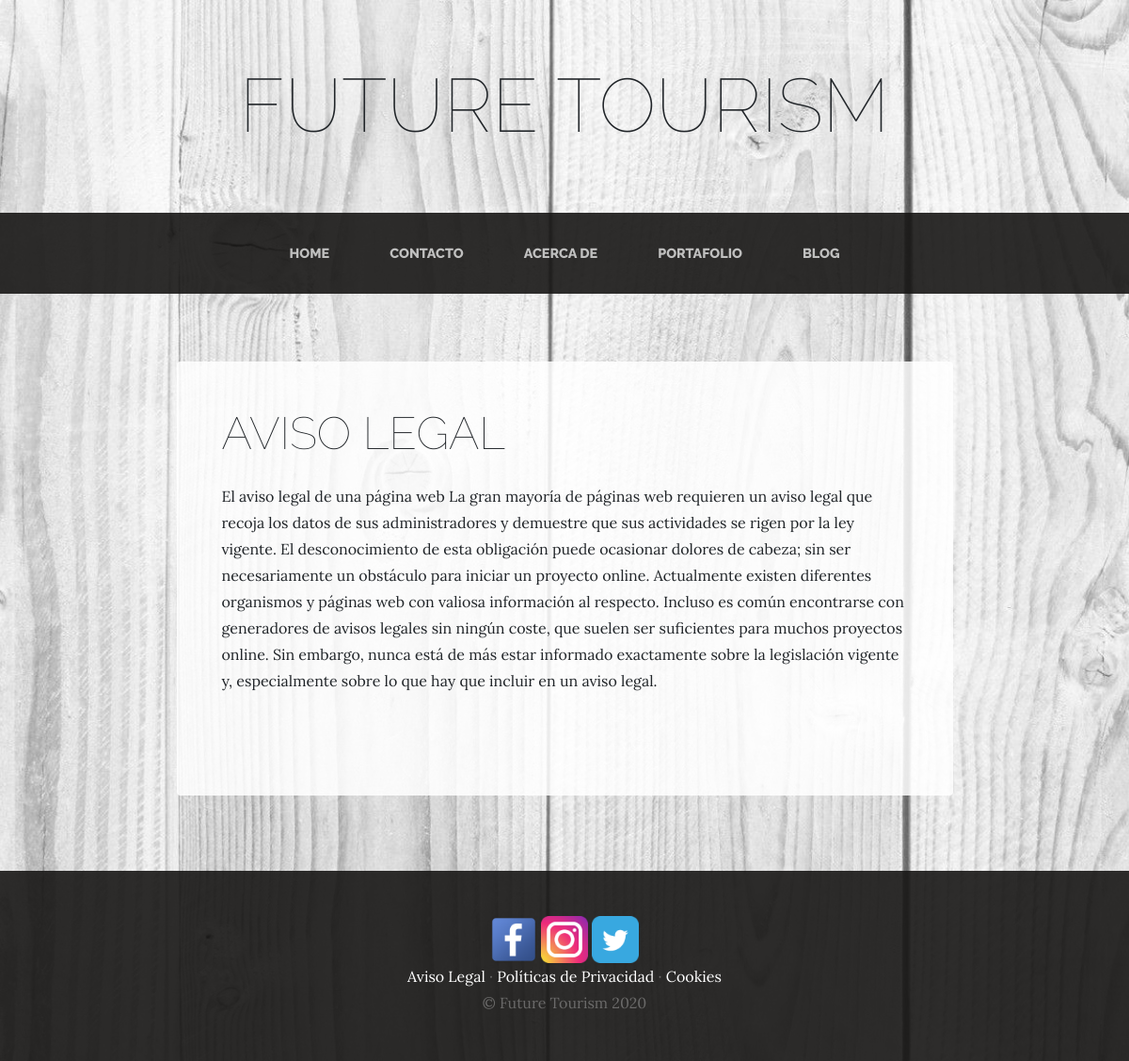
The page /page/2/ on the database its author committed.
### pages/models.py (models this page shows, shortened)
class Page(models.Model):
    title = models.CharField(max_length=200, verbose_name="Título")
    content = RichTextField(verbose_name="Contenido")
    order = models.SmallIntegerField(verbose_name="Orden", default=0)
    created = models.DateTimeField(auto_now_add=True, verbose_name="Fecha creación")
    updated = models.DateTimeField(auto_now=True, verbose_name="Fecha edición")
    class Meta:
        verbose_name = "página"
        verbose_name_plural = "páginas"
        ordering = ['order']

### pages/views.py (the view)
# urls.py: path('<int:page_id>/',views.page, name="page"),
def page(request, page_id):
    page = get_object_or_404(Page, id = page_id)
    return render(request,"pages/samples.html",{'page':page})

### pages/templatetags/pages_extras.py (called while the page is built)
@register.simple_tag
def get_page_list():
    pages = Page.objects.all()
    return pages

### social/processors.py (called while the page is built)
def ctx_dict(request):
    ctx = {}
    links = Link.objects.all()
    for link in links:
        ctx[link.key] = link.url
    return ctx

### pages/templates/pages/samples.html (shortened to what this page needs)
{% extends 'core/base.html' %}
{% load static %}
{% block content %}
    <br>
    <br>
    <br>
    <section class="page-section about-heading">
        <div class="container">
            <div class="about-heading-content mbtm">
                <div class="row">
                    <div class="col-xl-9 col-lg-10 mx-auto">
                        <div class="bg-faded rounded p-5 forced">
                            <h2 class="section-heading mb-4">
                                <span class="section-heading-lower">{{page.title}}</span>
                            </h2>
                            <div class="section-content">
                                {{page.content|safe}}
                            </div>
                        </div>
                    </div>
                </div>
            </div>
        </div>
    </section>
{% endblock %}

### core/templates/core/base.html (shortened to what this page needs)
{% load static %}
<!DOCTYPE html>
<html lang="es-cl">
<head>
  <link href="{% static 'core/vendor/bootstrap/css/bootstrap.min.css' %}" rel="stylesheet">
  <link href="{% static 'core/css/business-casual.css' %}" rel="stylesheet">
  <link href="{% static 'core/css/propios2.css' %}" rel="stylesheet">
</head>
<body>
  <h1 class="site-heading text-center text-black d-none d-lg-block">
    <span class="site-heading-lower">Future Tourism</span>
  </h1>
  <nav class="navbar navbar-expand-lg navbar-dark py-lg-4" id="mainNav">
    <div class="container">
      <div class="collapse navbar-collapse" id="navbarResponsive">
        <ul class="navbar-nav mx-auto">
          <li class="nav-item px-lg-4 {% if request.path == '/' %}active{% endif %}">
            <a class="nav-link text-uppercase text-expanded" href="{% url 'home' %}">Home
            </a>
          </li>
          <li class="nav-item px-lg-4 {% if request.path == '/contact/' %}active{% endif %}">
            <a class="nav-link text-uppercase text-expanded" href="{% url 'contacto' %}">Contacto</a>
          </li>
          <li class="nav-item px-lg-4 {% if request.path == '/about/' %}active{% endif %}">
            <a class="nav-link text-uppercase text-expanded" href="{% url 'about' %}">Acerca de</a>
          </li>
          <li class="nav-item px-lg-4 {% if request.path == '/portfolio/' %}active{% endif %}">
            <a class="nav-link text-uppercase text-expanded" href="{% url 'portfolio' %}">Portafolio</a>
          </li>
          <li class="nav-item px-lg-4 {% if request.path|slice:':6'  == '/blog/' %}active{% endif %}">
              <a class="nav-link text-uppercase text-expanded" href="{% url 'blog' %}">Blog</a>
          </li>
        </ul>
      </div>
    </div>
  </nav>
  {% block content %}{% endblock %}
  <footer class="footer text-faded text-center py-5">
        <div class="container">
            <p class="m-0">
                {% if LINK_FACEBOOK %}
                  <a href="{{LINK_FACEBOOK}}" target="_blank">
                        <img src="{% static 'core/img/facebook.png' %}" alt="facebook">
                  </a>
                {% endif %}
                {% if LINK_INSTAGRAM %}
                <a href="{{LINK_INSTAGRAM}}" target="_blank">
                      <img src="{% static 'core/img/i.png' %}" alt="Instagram">
                </a>
                {% endif %}
                {% if LINK_TWITTER %}
                <a href="{{LINK_TWITTER}}" target="_blank">
                      <img src="{% static 'core/img/twitter1.png' %}" alt="twitter">
                </a>
                {% endif %}
            </p>
            <p class="m-0 mbt">
                {% load pages_extras %}
                {% get_page_list as page_list %}
                {% for page in page_list %}
                    <a href="{% url 'page' page.id %}" class="link">{{page.title}}</a>{% if not forloop.last %} · {% endif %}
                {% endfor %}
            </p>
            <p class="m-0 mbt1">&copy; Future Tourism 2020</p>
        </div>
    </footer>
</body>
</html>

### core/static/core/css/business-casual.css (style rules this page uses)
body { font-family:Lora; background-image:url(../img/bg.jpg); background-attachment:fixed; background-position:center; background-size:cover }
h1,h2,h3,h4,h5,h6 { font-family:Raleway }
p { line-height:1.75 }
.text-faded { color:rgba(255,255,255,.3) }
.site-heading { margin-top:5rem;margin-bottom:5rem; text-transform:uppercase; line-height:1; font-family:Raleway }
.site-heading .site-heading-lower { font-size:5rem; font-weight:100; line-height:4rem }
.page-section { margin-top:5rem; margin-bottom:5rem }
.section-heading { text-transform:uppercase }
.section-heading .section-heading-lower { display:block; font-size:3rem; font-weight:100; }
.bg-faded { background-color:rgba(255,255,255,.85) }
#mainNav { background-color:rgba(24, 23, 22, 0.9); font-family:Raleway }
#mainNav .navbar-nav .nav-item .nav-link { color:rgba(255,255,255,.7); font-weight:800 }
@media (min-width:992px) { #mainNav .navbar-nav .nav-item .nav-link { font-size:.9rem } }
@media (min-width:992px) { .about-heading .about-heading-content { margin-top:-5rem; position:relative; z-index:1 } }
.footer { background-color:rgba(24, 23, 22, 0.9) }
a.link { color: #df902a; }
.footer a img { width: 50px; height: 50px; }

### core/static/core/css/propios2.css (style rules this page uses)
a.link { color: #ffffff; }
.footer a img { width: 50px; height: 50px; }

### rows shown on the page
Page: title "AVISO LEGAL", content "El aviso legal de una página web La gran mayoría de páginas web requieren un aviso legal que recoja los datos de sus administradores y demuestre que sus actividades se rigen por la ley vigente. El desconocimiento de esta obligación puede ocasionar dolores de cabeza; sin ser necesariamente un obstáculo para iniciar un proyecto online. Actualmente existen diferentes organismos y páginas web con valiosa información al respecto. Incluso es común encontrarse con generadores de avisos legales sin ningún coste, que suelen ser suficientes para muchos proyectos online. Sin embargo, nunca está de más estar informado exactamente sobre la legislación vigente y, especialmente sobre lo que hay que…", title "Aviso Legal"
Page: title "Políticas de Privacidad"
Page: title "Cookies"
